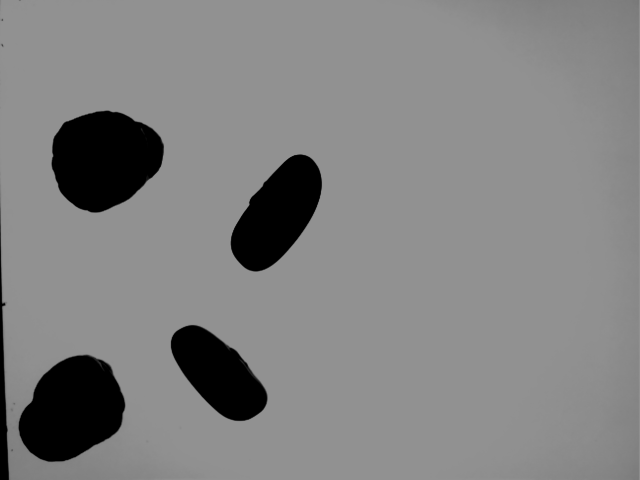
#> input picture phase 1/000006.bmp, 640 x 480 px
$ jupyter execute CorrectCount2_0.ipynb
#> lines starting #> are read from the running program, lines starting #| are printed output that depends on the picture; after the words box and inside, x2 and y2 are one past the last pixel; in counts of white or black regions, pixels touching at a corner belong together
[cell 1]
#%%
import numpy as np  # Importa numpy con alias np
import cv2          # Importa OpenCV
import matplotlib.pyplot as plt  # Importa matplotlib.pyplot con alias plt

# 📌 Carichiamo l'immagine
beans_img = cv2.imread('000006.bmp')
#> beans_img is the input picture: shape (480, 640, 3); min 0, max 146, mean 129.9
beans_img = cv2.cvtColor(beans_img, cv2.COLOR_BGR2RGB)

# 📌 Mostriamo l'immagine originale
plt.figure(figsize=(10,5))
plt.imshow(beans_img)
plt.title("Immagine originale")
plt.axis('off')
plt.show()

# 📌 Taglio dei bordi
h, w = beans_img.shape[:2]
#> h = 480; w = 640
beans_img_cropped = beans_img[10:h-10, 10:w-10]  # Ritaglio per rimuovere artefatti sui bordi
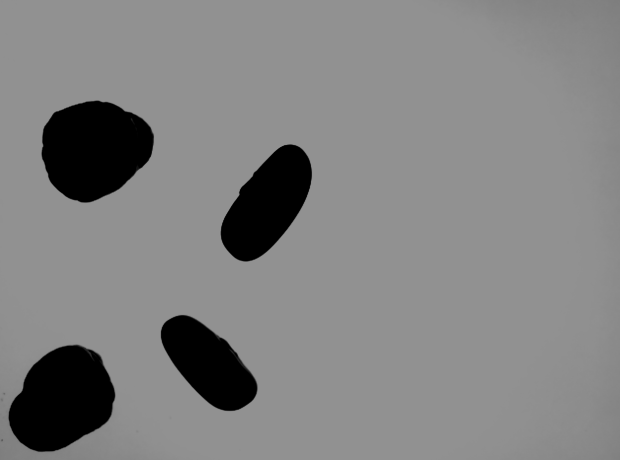
#> beans_img_cropped: shape (460, 620, 3); min 0, max 146, mean 129.7

plt.figure(figsize=(10,5))
plt.imshow(beans_img_cropped)
plt.title("Immagine dopo il taglio dei bordi")
plt.axis('off')
plt.show()

# 📌 Convertiamo in scala di grigi
img_gray = cv2.cvtColor(beans_img_cropped, cv2.COLOR_RGB2GRAY)

# 📌 Binarizzazione con Otsu
_, img_bin = cv2.threshold(img_gray, 75, 255, cv2.THRESH_BINARY_INV) #valutare corretto valore di treshold
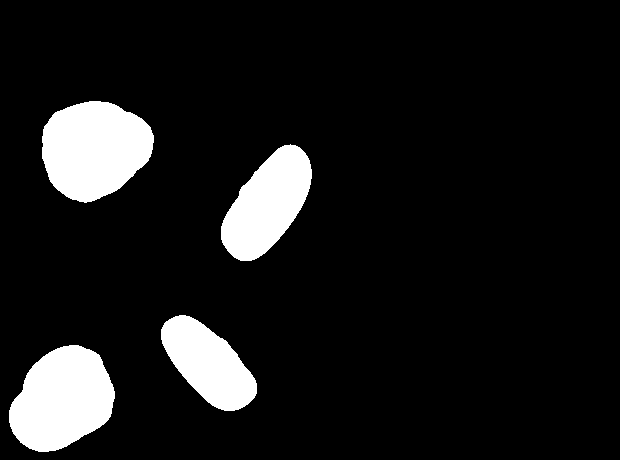
#> img_bin: shape (460, 620); 10% white; 4 white regions, box (x1, y1, x2, y2) and area: (42, 101, 154, 203) 8528, (9, 345, 115, 452) 8163, (221, 144, 312, 261) 6408, (161, 315, 257, 411) 5377

plt.figure(figsize=(10,5))
plt.imshow(img_bin, cmap='gray')
plt.title("Immagine binarizzata")
plt.axis('off')
plt.show()

# 📌 Rimozione del rumore con operazioni morfologiche
kernel = np.ones((3,3), np.uint8)
img_opened = cv2.morphologyEx(img_bin, cv2.MORPH_OPEN, kernel, iterations=2)
#> img_opened: shape (460, 620); 10% white; 4 white regions, box (x1, y1, x2, y2) and area: (42, 101, 154, 202) 8525, (9, 345, 115, 452) 8163, (221, 145, 312, 261) 6407, (161, 315, 257, 411) 5377

# 📌 Troviamo il Background sicuro
sure_bg = cv2.dilate(img_opened, kernel, iterations=2)
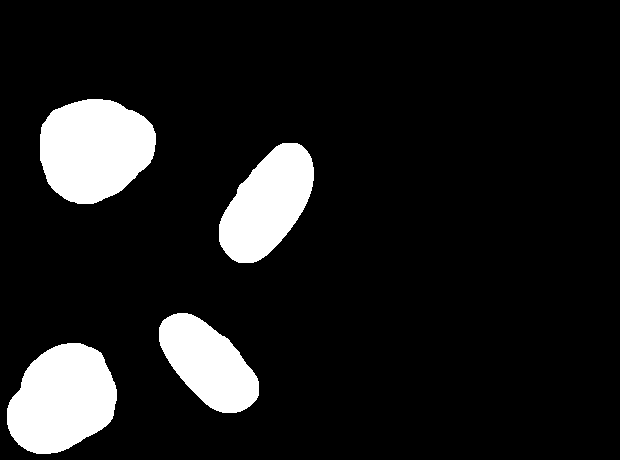
#> sure_bg: shape (460, 620); 11.2% white; 4 white regions, box (x1, y1, x2, y2) and area: (40, 99, 156, 204) 9397, (7, 343, 117, 454) 9031, (219, 143, 314, 263) 7251, (159, 313, 259, 413) 6161

# 📌 Troviamo il Foreground sicuro con Distance Transform
dist_transform = cv2.distanceTransform(img_opened, cv2.DIST_L2, 5)
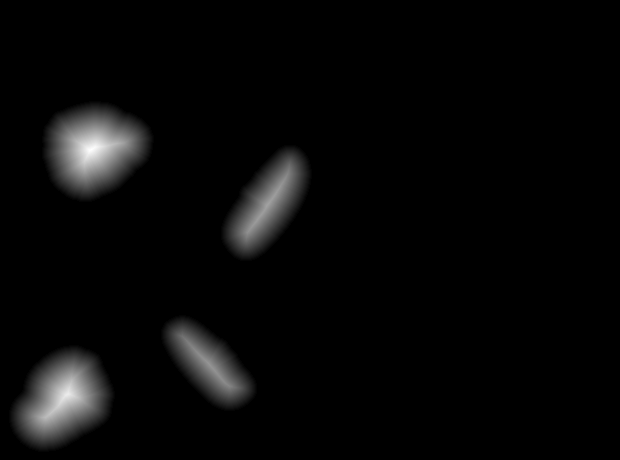
#> dist_transform: shape (460, 620) float32; min 0, max 47.53, mean 1.5; drawn with min black and max white
_, sure_fg = cv2.threshold(dist_transform, 0.5 * dist_transform.max(), 255, 0)
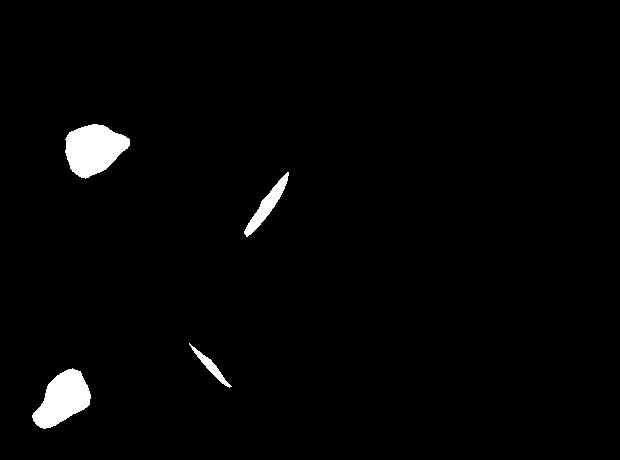
#> sure_fg: shape (460, 620) float32; 2% white; 4 white regions, box (x1, y1, x2, y2) and area: (65, 124, 130, 179) 2412, (32, 368, 91, 429) 2132, (244, 172, 289, 237) 757, (189, 343, 232, 388) 344
sure_fg = np.uint8(sure_fg)

# 📌 Troviamo le regioni incerte
unknown = cv2.subtract(sure_bg, sure_fg)
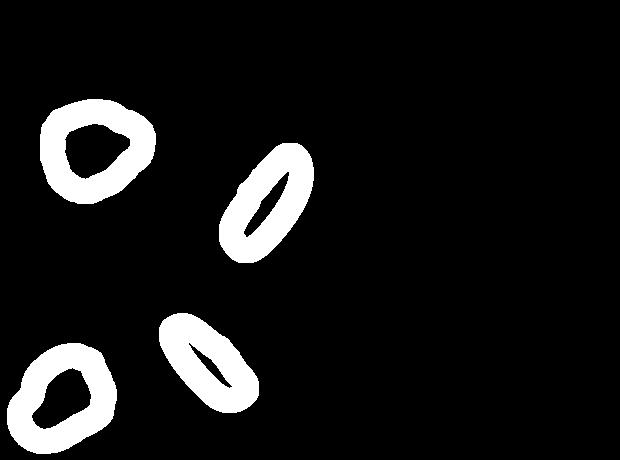
#> unknown: shape (460, 620); 9.2% white; 4 white regions, box (x1, y1, x2, y2) and area: (40, 99, 156, 204) 6985, (7, 343, 117, 454) 6899, (219, 143, 314, 263) 6494, (159, 313, 259, 413) 5817

# 📌 Connected-Component Labeling
num_labels, labels = cv2.connectedComponents(sure_fg)
#> labels: shape (460, 620) int32; 5 distinct labels, from 0 to 4
#> num_labels = 5

# 📌 Ignoriamo lo sfondo (etichetta 0)
if num_labels == 1:
    num_objects = 0  # Nessun fagiolo rilevato
else:
    num_objects = num_labels - 1  # Escludiamo lo sfondo
#> num_objects = 4

# 📌 Disegniamo i contorni con il Watershed
labels = labels + 1
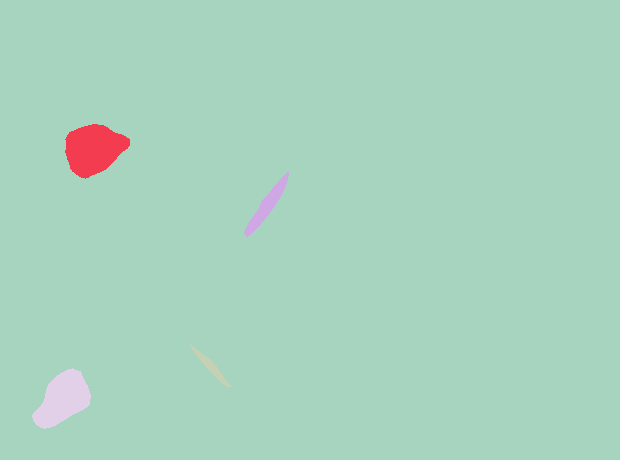
#> labels: shape (460, 620) int32; 5 distinct labels, from 1 to 5; one colour per label, 0 black
labels[unknown == 255] = 0
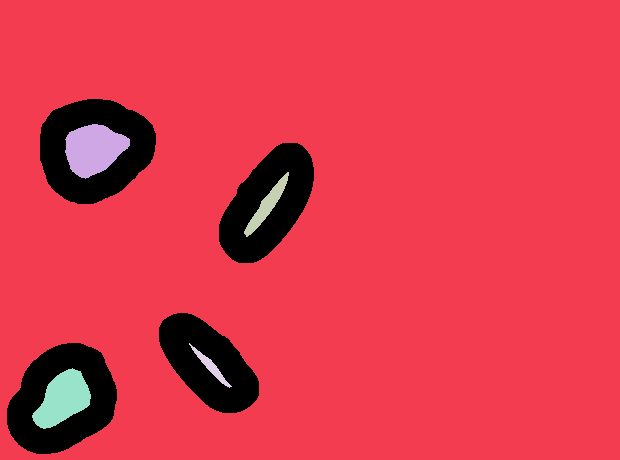
#> labels: shape (460, 620) int32; 6 distinct labels, from 0 to 5; one colour per label, 0 black
beans_img_marked = beans_img_cropped.copy()
cv2.watershed(beans_img_marked, labels)
# Creiamo una maschera dei bordi
borders = (labels == -1).astype(np.uint8) * 255
#> borders: shape (460, 620); 1.1% white in thin lines or dots

# Kernel per aumentare lo spessore dei bordi
kernel = np.ones((3,3), np.uint8)  # Modifica (3,3) per aumentare lo spessore
borders = cv2.dilate(borders, kernel, iterations=1)  # Modifica iterations per più spessore
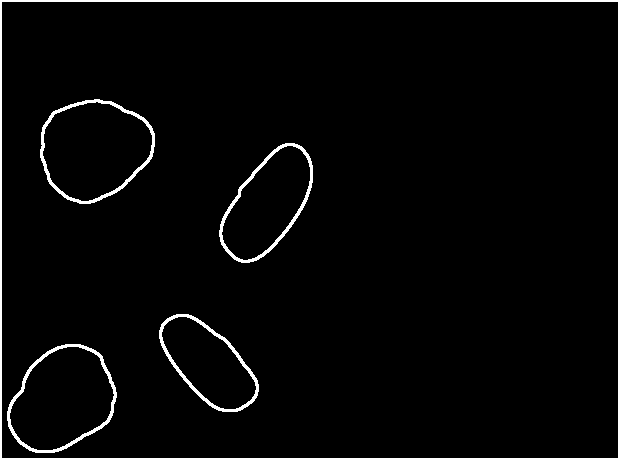
#> borders: shape (460, 620); 3.1% white; 5 white regions, box (x1, y1, x2, y2) and area: (0, 0, 620, 460) 4304, (40, 99, 155, 204) 1160, (7, 344, 117, 453) 1148, (219, 143, 313, 263) 1101, (159, 314, 259, 412) 1013

# Applichiamo il colore del bordo all'immagine
beans_img_marked[borders == 255] = [0, 255, 0]  # Cambia il colore se vuoi
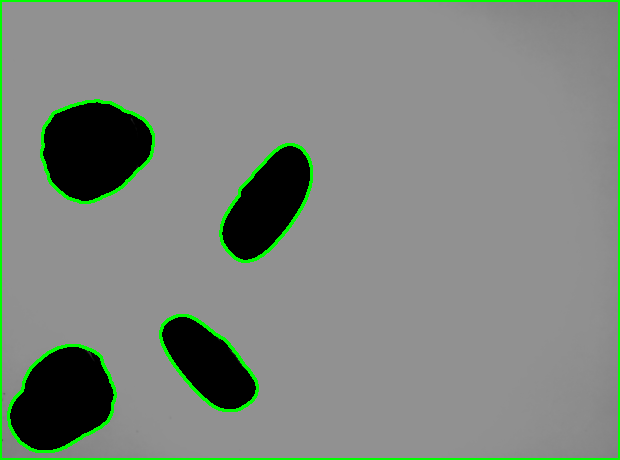
#> beans_img_marked: shape (460, 620, 3); 3.06% of pixels changed, all inside (x1, y1, x2, y2) = (0, 0, 620, 460)


plt.figure(figsize=(10,5))
plt.imshow(beans_img_marked)
plt.title("Immagine con bordi dei fagioli evidenziati")
plt.axis('off')
plt.show()

print(f"Numero di fagioli rilevati: {num_objects}")
#| Numero di fagioli rilevati: 4

$ run again, with phase 1/000000.bmp copied over phase 1/000006.bmp
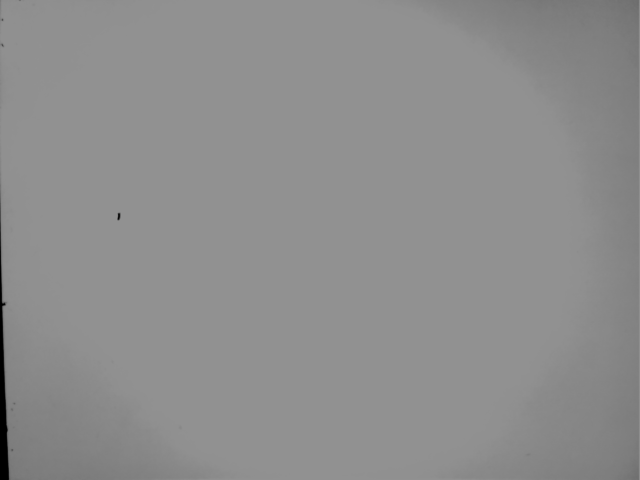
#> input picture phase 1/000000.bmp, 640 x 480 px
#> beans_img is the input picture: shape (480, 640, 3); min 0, max 146, mean 141.7
#> `_, img_bin = cv2.threshold(img_gray, 75, 255, cv2.THRESH_BINARY_INV)`:
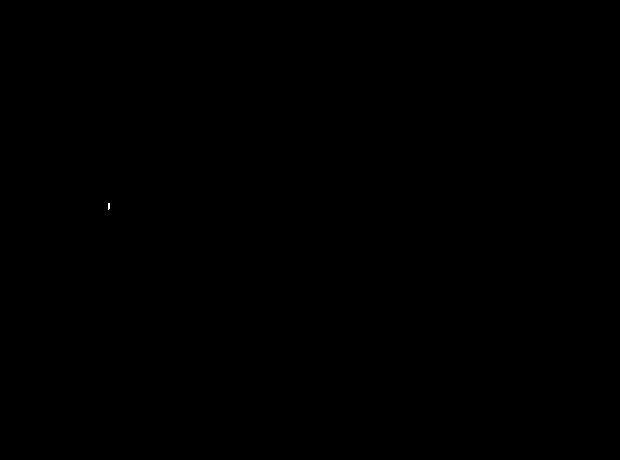
#> img_bin: shape (460, 620); 0% white in thin lines or dots, all inside (x1, y1, x2, y2) = (108, 203, 110, 210)
#> img_opened: shape (460, 620); every value is 0
#> dist_transform: shape (460, 620) float32; every value is 0
#> num_labels = 1
#> labels: shape (460, 620) int32; every value is 1
#> `beans_img_marked[borders == 255] = [0, 255, 0]`:
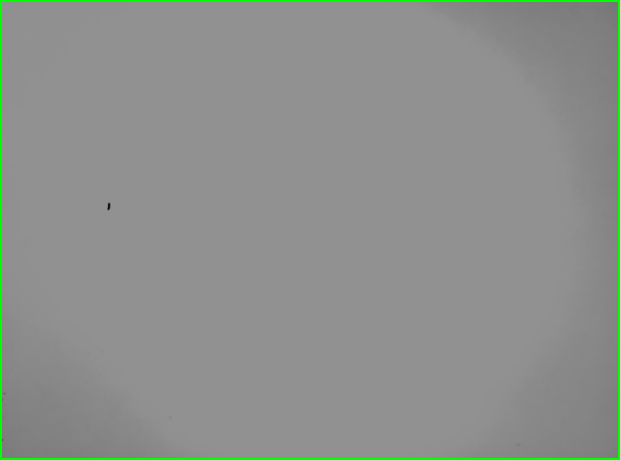
#> beans_img_marked: shape (460, 620, 3); mean R, G, B 140.7, 144.5, 140.7

$ run again, with phase 1/000001.bmp copied over phase 1/000006.bmp
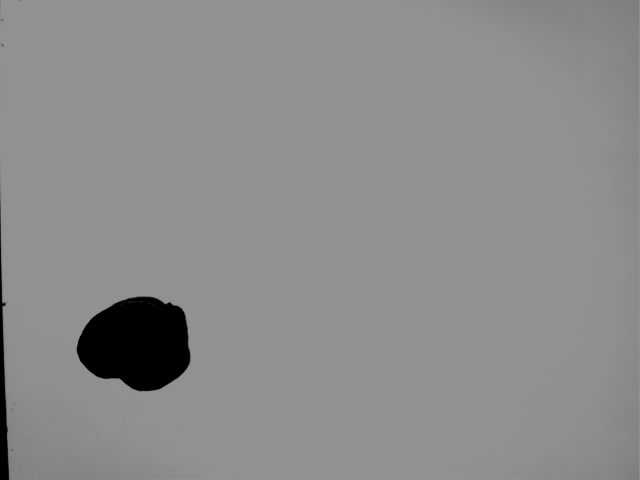
#> input picture phase 1/000001.bmp, 640 x 480 px
#> beans_img is the input picture: shape (480, 640, 3); min 0, max 145, mean 139.6
#> img_bin: shape (460, 620); 2.9% white; 1 white region, box (x1, y1, x2, y2) and area: (67, 287, 180, 381) 8144
#> img_opened: shape (460, 620); 2.9% white; 1 white region, box (x1, y1, x2, y2) and area: (67, 287, 180, 381) 8139
#> sure_bg: shape (460, 620); 3.2% white; 1 white region, box (x1, y1, x2, y2) and area: (65, 285, 182, 383) 8987
#> unknown: shape (460, 620); 2.3% white; 1 white region, box (x1, y1, x2, y2) and area: (65, 285, 182, 383) 6542
#> num_labels = 2
#> num_objects = 1
#> `beans_img_marked[borders == 255] = [0, 255, 0]`:
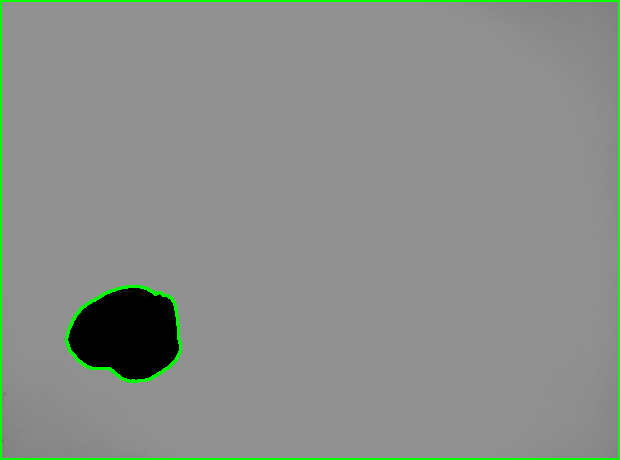
#> beans_img_marked: shape (460, 620, 3); mean R, G, B 137.7, 142.5, 137.7
#| Numero di fagioli rilevati: 1
